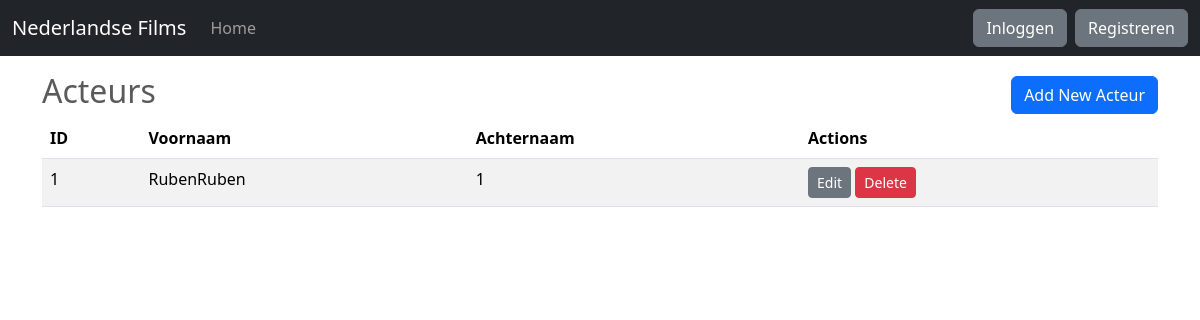
The page /acteurs on the database as committed earlier.
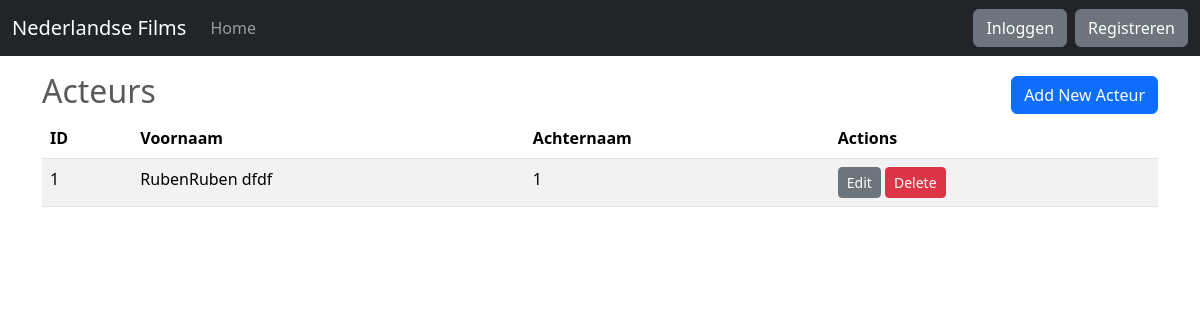
The same page on the database as committed later.
### app/models.py (models this page shows, shortened)
class Acteur(db.Model):
    id = db.Column(db.Integer, primary_key=True)
    voornaam = db.Column(db.String(50), nullable=False)
    achternaam = db.Column(db.String(50), nullable=False)
    rollen = db.relationship('Rol', backref='acteur', lazy=True)

### app/routes.py (the view)
@app.route('/acteurs', methods=['GET'])
def acteurs():
    acteurs = Acteur.query.all()  # Fetch all acteurs
    return render_template('acteurs.html', acteurs=acteurs)

### app/templates/acteurs.html (shortened to what this page needs)
{% extends "base.html" %}
{% block content %}
<div class="container mt-4">
    <div class="d-flex justify-content-between align-items-center">
        <h2>Acteurs</h2>
        <a href="{{ url_for('main.acteur_add') }}" class="btn btn-primary">Add New Acteur</a>
    </div>
    <div class="table-responsive">
        <table class="table table-striped">
            <thead>
                <tr>
                    <th>ID</th>
                    <th>Voornaam</th>
                    <th>Achternaam</th>
                    <th>Actions</th>
                </tr>
            </thead>
            <tbody>
                {% for acteur in acteurs %}
                <tr>
                    <td>{{ acteur.id }}</td>
                    <td>{{ acteur.voornaam }}</td>
                    <td>{{ acteur.achternaam }}</td>
                    <td>
                        <a href="{{ url_for('main.acteur_edit', id=acteur.id) }}"
                            class="btn btn-secondary btn-sm">Edit</a>
                        <button class="btn btn-danger btn-sm" data-bs-toggle="modal"
                            data-bs-target="#deleteConfirmationModal" data-acteur-id="{{ acteur.id }}">Delete</button>
                    </td>
                </tr>
                {% endfor %}
            </tbody>
        </table>
    </div>
</div>
{% endblock %}

Rows that differ between the two databases and show on the page:
changed Acteur id 1: voornaam "RubenRuben" → "RubenRuben dfdf"
